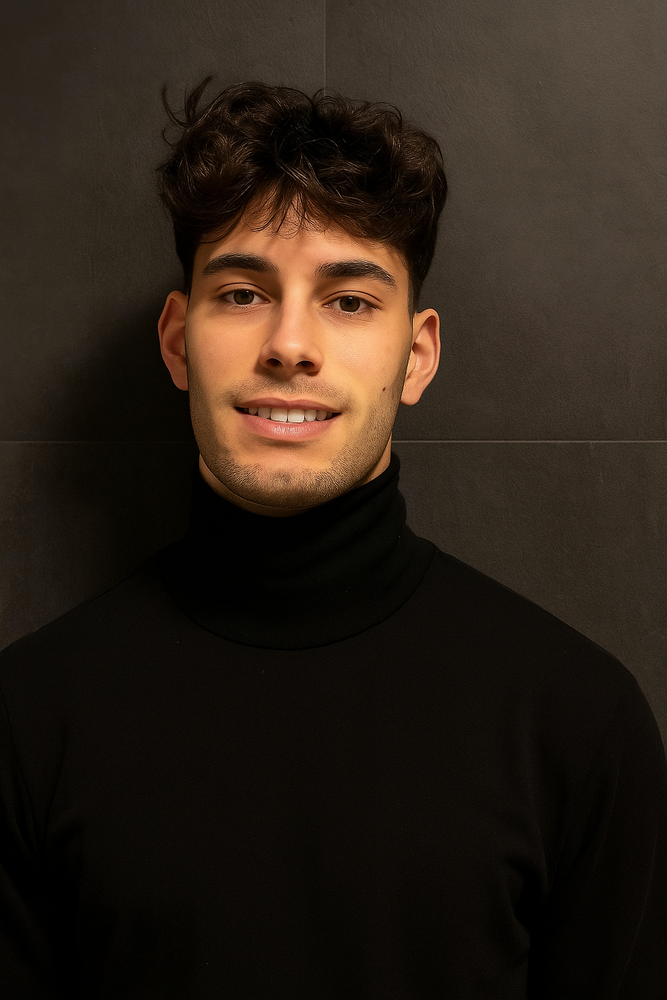
#> input picture Programación de servicios y procesos/001-Programación multiproceso/003-Hilos/102-Actividad EVAL/agustin.png, 667 x 1000 px, shrunk from 1024 x 1536 before the run
$ python Actividad.py
#> lines starting #> are read from the running program, lines starting #| are printed output that depends on the picture
from PIL import Image, ImageOps
from concurrent.futures import ThreadPoolExecutor, as_completed
import time, os

NUCLEOS = os.cpu_count()
ENTRADA = "agustin.png"
SALIDA  = "agustin2.png"

def procesa_bloque(img, y0, y1):
    box = (0, y0, img.width, y1)
    recorte = img.crop(box)
    return y0, ImageOps.invert(recorte.convert("RGB"))

def main():
    inicio = time.time()
    with Image.open(ENTRADA) as im:
#> im is the input picture: PIL image 667x1000 RGB; mean R, G, B 44, 33.2, 23.7
        img = im.convert("RGB")
        img.load()

    alto, ancho = img.height, img.width
#> alto = 1000; ancho = 667
    numero_hilos = max(1, min(NUCLEOS, alto))
#> numero_hilos = 2
    bloque_altura = alto // numero_hilos
#> bloque_altura = 500

    rangos = []
    for i in range(numero_hilos):
        y0 = i * bloque_altura
        y1 = (i + 1) * bloque_altura if i < numero_hilos - 1 else alto
        if y1 > y0:
            rangos.append((y0, y1))
#> after the loop, rangos = [(0, 500), (500, 1000)]

    resultados = []
    with ThreadPoolExecutor(max_workers=numero_hilos) as ex:
        futs = [ex.submit(procesa_bloque, img, y0, y1) for (y0, y1) in rangos]
#> in procesa_bloque, `recorte = img.crop(box)`:
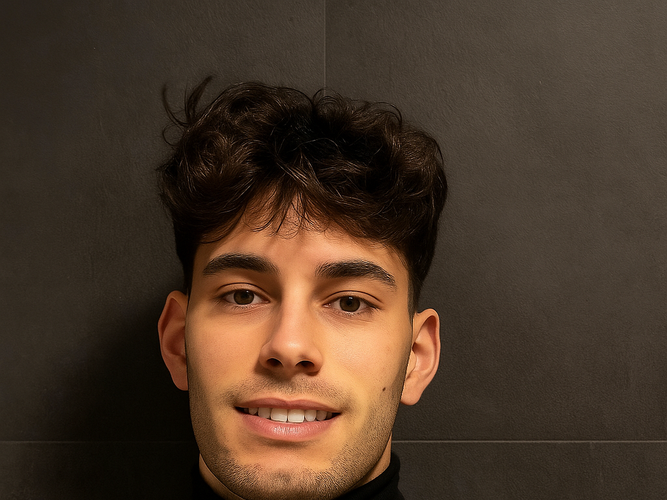
#> recorte: PIL image 667x500 RGB; mean R, G, B 73.4, 54.9, 40.1
#> call 2 of procesa_bloque, with y0 = 500, y1 = 1000
#> in procesa_bloque (call 2), `box = (0, y0, img.width, y1)`: box = (0, 500, 667, 1000)
#> in procesa_bloque (call 2), `recorte = img.crop(box)`:
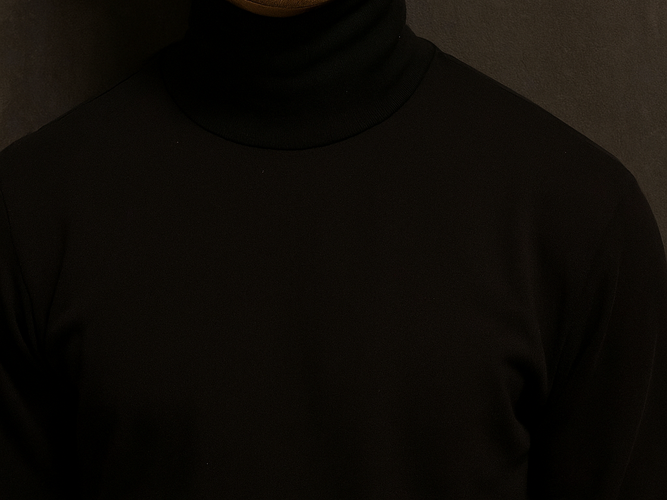
#> recorte: PIL image 667x500 RGB; mean R, G, B 14.5, 11.4, 7.2
#> futs = 2 items
        for f in as_completed(futs):
            resultados.append(f.result())
#> this loop made 2 passes
#> after the loop, resultados = 2 items

    salida = Image.new("RGB", (ancho, alto))
#> salida: PIL image 667x1000 RGB; every value is 0
    for y0, bloque in sorted(resultados, key=lambda t: t[0]):
        salida.paste(bloque, (0, y0))
#> this loop made 2 passes
#> y0 on passes 1 to 2: 0, 500
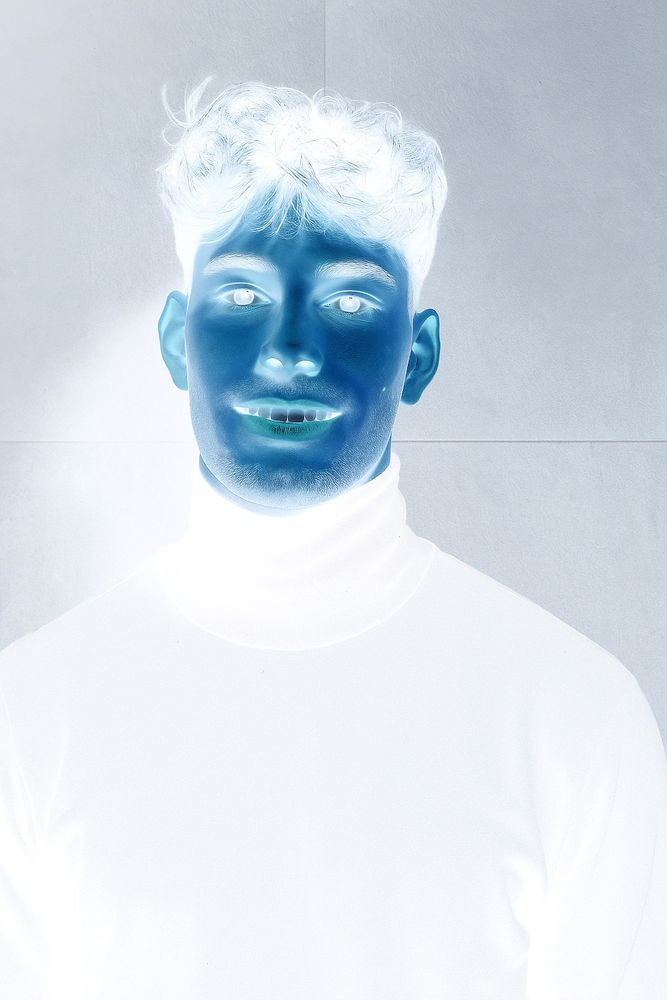
#> salida: PIL image 667x1000 RGB; mean R, G, B 211, 221.8, 231.3

    salida.save(SALIDA, quality=95)
    tiempo_final = time.time() - inicio
    print(f"{tiempo_final:.3f} segundos")

if __name__ == "__main__":
    main()
